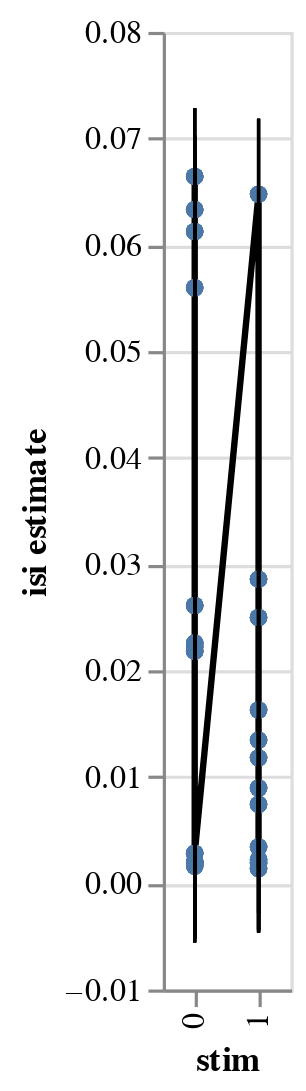

The code cell stored with this chart in its notebook:
### Markdown cell above
Is this bc chart_p and chart_d traded places?

### Code cell
reload(workflow)
reload(visualization)
bw=workflow.BayesWindow(df,y='isi',treatment='stim', condition='neuron', group='mouse')

bw.fit_conditions(model=models.model_single_normal,)

bw.plot_posteriors_no_slope(x='stim:O',independent_axes=False,add_data=False).display()
